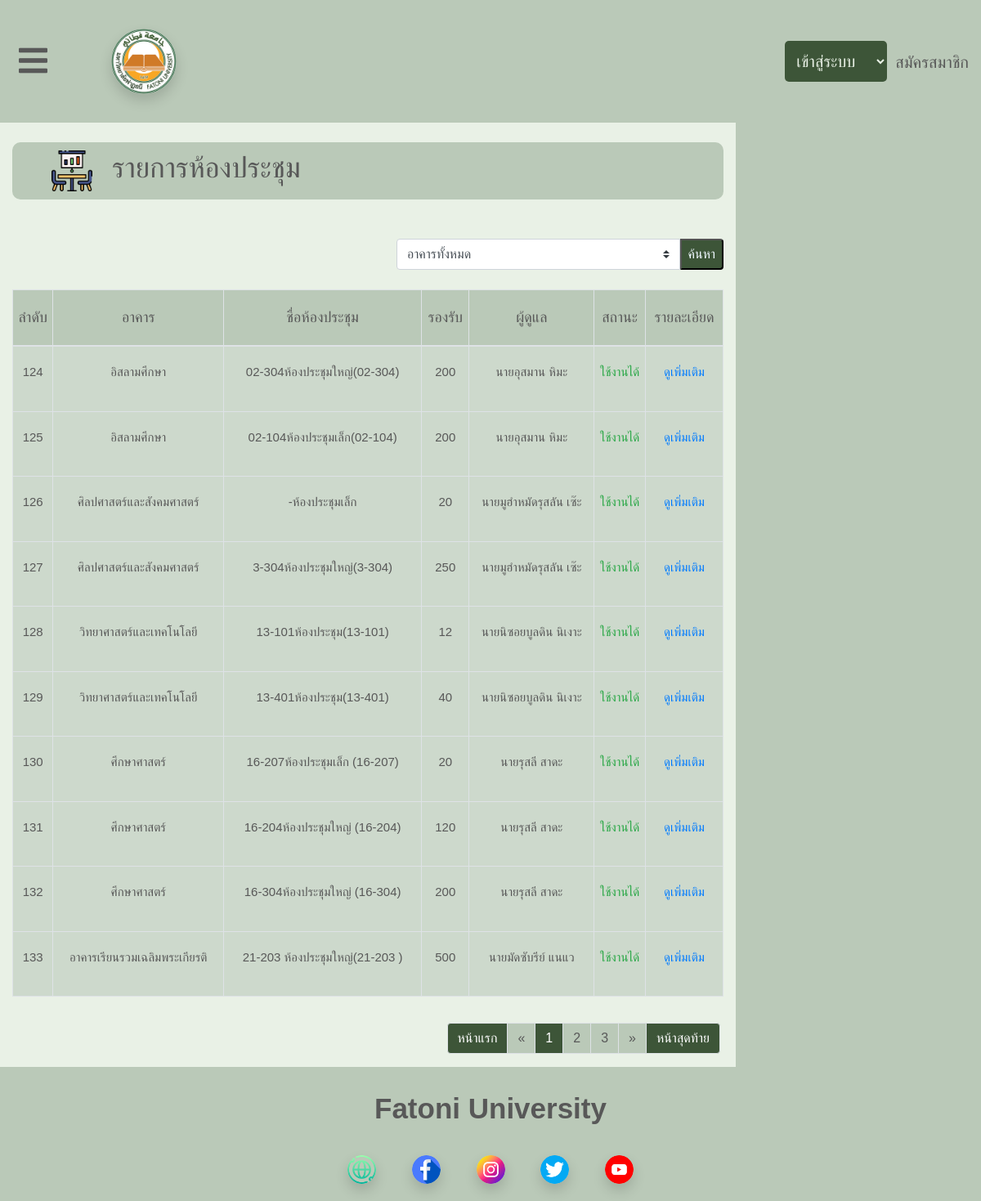
The page /checkroom.php on the database its author committed.
### tables this page shows
CREATE TABLE `room` (
  `room_Id` int(15) NOT NULL,
  `bd_Id` int(15) NOT NULL,
  `staff_Id` int(15) NOT NULL,
  `r_name` varchar(255) DEFAULT NULL,
  `r_capacity` int(100) DEFAULT NULL,
  `r_img` varchar(255) DEFAULT NULL,
  `r_status` varchar(50) DEFAULT NULL,
  `r_code` varchar(100) DEFAULT NULL,
  `r_floor` int(15) DEFAULT NULL,
  `r_equipment` varchar(255) DEFAULT NULL,
  `r_note` varchar(1000) DEFAULT NULL
);

CREATE TABLE `building` (
  `bd_Id` int(15) NOT NULL,
  `bd_name` varchar(255) DEFAULT NULL
);

CREATE TABLE `staff` (
  `staff_Id` int(15) NOT NULL,
  `bd_Id` int(15) NOT NULL,
  `st_email` varchar(255) NOT NULL,
  `st_pass` varchar(255) NOT NULL,
  `st_name` varchar(255) DEFAULT NULL,
  `st_sex` varchar(20) DEFAULT NULL,
  `st_phone` varchar(15) DEFAULT NULL,
  `st_profile` varchar(255) DEFAULT NULL
);

### checkroom.php (the view, shortened to what this page needs)
<?php
   require('dbconnect.php');
   if(isset($_GET['page'])){
      $page = $_GET['page'];
   }else{
      $page = 1;
   }
   $record_show = 10;
   $offset = ($page - 1) * $record_show;
   $sql_total = "SELECT * FROM room";
   $query_total = mysqli_query($connect, $sql_total);
   $row_total = mysqli_num_rows($query_total);
   $page_total = ceil($row_total/$record_show);
   $sql = "SELECT * FROM room LEFT JOIN staff ON room.staff_Id = staff.staff_Id LEFT JOIN building ON room.bd_Id = building.bd_Id ORDER BY room.room_Id ASC";
   $sql .= " LIMIT $offset,$record_show";
   $result = mysqli_query($connect, $sql);
?>
<!DOCTYPE html>
<html lang="en">
<head>
   <?php include('./master/head.php'); ?>
</head>
<body>
<header>
   <?php include('./master/header.php') ?>
</header>
<div class="content">
   <div class="container-fluid">
      <div class="main row">
         <div class="main-content col-xl-9">
            <div class="content-container mt-4">
               <div class="content-title d-flex">
                  <div class="content-title-img ml-5">
                     <img src="img/menu-logo/meeting-room.png" alt="">
                  </div>
                  <div class="content-title-h ml-4">
                     <h3>รายการห้องประชุม</h3>
                  </div>
               </div>
               <div class="content-search d-flex mt-5 mb-4">
                  <form action="checkroomsearch.php" method="post" class="input-group">
                     <select class="custom-select" name="building" id="">
                        <option value="allbuilding">อาคารทั้งหมด</option>
                     </select>
                     <button class="content-search-button px-2 rounded-right" type="submit" name="sbuilding">ค้นหา</button>
                  </form>
               </div>
               <div class="content-table bg-dark">
                  <table class="text-center table table-bordered">
                     <thead>
                        <tr>
                           <th>ลำดับ</th>
                           <th>อาคาร</th>
                           <th>ชื่อห้องประชุม</th>
                           <th>รองรับ</th>
                           <th>ผู้ดูแล</th>
                           <th>สถานะ</th>
                           <th>รายละเอียด</th>
                        </tr>
                     </thead>
                     <tbody>
                        <?php while($row=mysqli_fetch_array($result)){ ?>
                        <tr>
                           <td><?php echo $row['room_Id']; ?></td>
                           <td><?php echo $row['bd_name']; ?></td>
                           <td><?php echo $row['r_code'] . $row['r_name']; ?></td>
                           <td><?php echo $row['r_capacity'] ?></td>
                           <td><?php echo $row['st_name']; ?></td>
                           <td>
                              <?php
                              if($row['r_status']=="available"){
                                 echo "<p class='text-success'>ใช้งานได้</p>";
                              }else if($row['r_status']=="notavailable"){
                                 echo "<p class='text-danger'>ปิดปรับปรุง</p>";
                              }
                              ?>
                           </td>
                           <td><a href="roommoredetail.php?id=<?php echo $row['room_Id']; ?>">ดูเพิ่มเติม</a></td>
                        </tr>
                        <?php } ?>
                     </tbody>
                  </table>
               </div>
               <div class="content-footer row d-flex justify-content-end mr-1">
                  <div class="content-footer-right ">
                     <?php include("./master/pagination.php"); ?>
                  </div>
               </div>
            </div>
         </div>
      </div>
   </div>
</div>
<footer>
   <?php include('./master/footer.php'); ?>
</footer>
</body>
</html>

### master/head.php (shortened to what this page needs)
<link rel="stylesheet" href="bootstrap/css/bootstrap.min.css">
<link rel="stylesheet" href="font/tahomo.ttf">
<link rel="stylesheet" href="https://pro.fontawesome.com/releases/v5.10.0/css/all.css"/>
<link rel="stylesheet" href="font/SukhumvitSet-Medium.ttf">

### master/header.php (shortened to what this page needs)
<div class="container-fluid">
   <div class="header-container row d-flex align-items-center">
      <div class="header-logo col-xl-8 col-md-7 col-sm-7 col-5 m-0 row d-flex align-items-center">
         <div class="hamberger-menu col-md-2 col-sm-2 col-2">
            <i class="fas fa-bars"></i>
         </div>
         <div class="header-logo-left col-xl-2 col-md-2 col-sm-3 col-3 pl-5">
            <a href="index.php"><img src="img/Ftu_logo.png" class="shadow"></a>
         </div>
      </div>
      <?php if(isset($_SESSION['name'])){?>
      <div class="header-sigup col-xl-4 col-md-5 col-sm-5 col-7 m-0 row d-flex">
         <div class="header-signup-name d-xl-flex justify-content-end align-items-center col-xl-5">
            <a href="user/profile.php"><?php echo $_SESSION['name']; ?></a>
         </div>
         <div class="header-signup-user col-xl-3 col-md-5 col-sm-4 col-6 d-flex justify-content-center align-items-center">
            <?php if(isset($_SESSION['us_prof'])){ ?>
               <div class="logo-user-loaded">
                  <a href="user/profile.php"><img src="img/profiles/<?php echo $_SESSION['us_prof']; ?>" class="shadow"></a>
               </div>
            <?php }else{ ?>
               <?php if($_SESSION['male'] == "male"){ ?>
                  <div class="header-signup-profile shadow">
                     <a href="user/profile.php"><img id="headerRightProfile" src="img/menu-logo/boy1.png"></a>
                  </div>
               <?php }else{ ?>
                  <div class="header-signup-profile shadow">
                     <a href="user/profile.php"><img id="headerRightProfile" src="img/menu-logo/gilr1.png"></a>
                  </div>
               <?php } ?>
            <?php } ?>
         </div>
         <div class="header-signup-logout d-sm-flex d-none d-sm-block align-items-center col-xl-4 col-md-7 col-sm-8 col-6">
            <a href="index.php?logout='1'" class="btn btn-danger px-1" onclick="return confirm('ยืนยันออกจากระบบ?')">ออกจากระบบ</a>
         </div>
         <div class="header-signup-logout-2 d-flex d-sm-none align-items-center col-xl-4 col-md-7 col-sm-8 col-6">
            <a href="index.php?logout='1'" onclick="return confirm('ยืนยันออกจากระบบ?')"><i class="fas fa-sign-out-alt"></i></a>
         </div>
      </div>
      <?php }else{ ?>
      <div class="header-signup-item justify-content-end align-items-center d-flex col-xl-4 col-md-5 col-sm-5 col-7 m-0">
         <select class="form-select" aria-label="Default select example" onchange="location = this.value;" id="login">
            <option selected>เข้าสู่ระบบ</option>
         </select>
         <a href="register.php" class="text-right mb-md-2">สมัครสมาชิก</a>
      </div>
      <?php } ?>
   </div>
</div>

### master/pagination.php (shortened to what this page needs)
<nav aria-label="Page navigation">
   <ul class="pagination mt-3">
      <li class="page-item <?=$page == 1 ? 'disabled' : '' ?>" id="page-link-number1">
         <a class="page-link" id="page-link" href="?page=1" tabindex="-1">หน้าแรก</a>
      </li>
      <li class="page-item <?=$page > 1 ? '' : 'disabled' ?>">
      <a class="page-link" id="page-link-number" href="?page=<?=$page-1?>" aria-label="Previous">
         <span aria-hidden="true">&laquo;</span>
      </a>
      </li>
      <?php for($i=1; $i <= $page_total; $i++): ?>
         <?php if($page <= 2): ?>
            <?php if($i <= 5): ?>
               <li class="page-item <?=$page == $i ? 'disabled' : '' ?>"><a class="page-link" <?=$page == $i ? 'style="background-color:#3D5538;color:white"' : '' ?> id="page-link-number" href="?page=<?=$i?>"><?=$i?></a></li>
            <?php endif ?>
         <?php elseif($page > 2): ?>
            <?php if($i <= $page+2 && $i >= $page-2): ?>
               <li class="page-item <?=$page == $i ? 'disabled' : '' ?>"><a class="page-link" <?=$page == $i ? 'style="background-color:#3D5538;color:white"' : '' ?> id="page-link-number" href="?page=<?=$i?>"><?=$i?></a></li>
            <?php endif ?>
         <?php endif ?>
      <?php endfor ?>
      <li class="page-item <?= $page < $page_total ? '' : 'disabled' ?>">
         <a class="page-link" id="page-link-number" href="?page=<?=$page+1?>" aria-label="Next">
            <span aria-hidden="true">&raquo;</span>
         </a>
      </li>
      <li class="page-item <?= $page >= $page_total ? 'disabled' : '' ?>" id="page-link-number2">
         <a class="page-link" id="page-link" href="?page=<?=$page_total?>">หน้าสุดท้าย</a>
      </li>
   </ul>
</nav>

### master/footer.php (shortened to what this page needs)
<div class="footer container-fluid">
   <div class="row">
      <div class="col-xl">
         <div class="footer-top">
         <h3>Fatoni University</h3>
      </div>
      <div class="footer-buttom">
         <ul class="footer-link d-flex">
            <li><a href="http://www.ftu.ac.th/2019/index.php/th/" target="_blank"><img src="img/menu-logo/globe-grid.png" class="shadow"></a></li>
            <li><a href="https://web.facebook.com/FatoniUniversity" target="_blank"><img src="img/menu-logo/facebook.png" class="shadow"></a></li>
            <li><a href="#" target="_blank"><img src="img/menu-logo/instagram.png" class="shadow"></a></li>
            <li><a href="#" target="_blank"><img src="img/menu-logo/twitter.png" class="shadow"></a></li>
            <li><a href="#" target="_blank"><img src="img/menu-logo/youtube.png" class="shadow"></a></li>
         </ul>
      </div>
      </div>
   </div>
</div>

### master/header.php (style rules this page uses)
* { margin:0; padding:0; box-sizing:border-box; }
body { height:100%; font-family: SukhumvitSet, sans-serif; background-color:#BAC9B8; }
.header-container { height:200px; background-color:#BAC9B8; }
.header-logo-left img { width:100px; height:100px; border-radius:50%; }
.header-signup-item select { background-color:#3D5538; color:#E9F1E6; border-radius:5px; font-size:22px; width: 170px; height: 50px; padding-left:20px; margin-right:10px; border:none; }
.header-signup-item a { margin-top:10px; font-size:20px; color:#585858; }
.hamberger-menu { display:none; }
@media screen and (max-width:1200px) { .header-container { height:150px; } }
@media screen and (max-width:1200px) { .header-logo-left img { width:80px; height:80px; margin-left:-55px; } }
@media screen and (max-width:1200px) { .hamberger-menu, .header-logo-right-h2 { display:block; } }
@media screen and (max-width:1200px) { .header-signup-item select { width:125px; font-size:20px; padding:10px; } }
@media screen and (max-width:1200px) { .hamberger-menu i { font-size:40px; margin-left:-7px; color:#585858; cursor:pointer; } }

### master/pagination.php (style rules this page uses)
#page-link-number { background-color:#BAC9B8; color:#585858; }
#page-link { background-color:#3D5538; color:white; }

### master/footer.php (style rules this page uses)
.footer { background-color:#BAC9B8; }
.footer-link li img { width:35px; height:35px; border-radius:50%; }
.footer-link li { list-style: none; }
.footer-top { margin-top:20px; display:flex; height:70px; justify-content:center; align-items:center; }
.footer-top h3 { font-size:35px; color:#585858; font-weight:bold; }
.footer-buttom { display:flex; height:74px; justify-content:center; }
.footer-link { width:350px; height:70px; align-items:center; justify-content:space-between; }

### rows shown on the page
room: room_Id "124", bd_Id.bd_name "อิสลามศึกษา", r_code "02-304", r_name "ห้องประชุมใหญ่(02-304)", r_capacity "200", staff_Id.st_name "นายอุสมาน หิมะ", r_status "ใช้งานได้"
room: room_Id "125", bd_Id.bd_name "อิสลามศึกษา", r_code "02-104", r_name "ห้องประชุมเล็ก(02-104)", r_capacity "200", staff_Id.st_name "นายอุสมาน หิมะ", r_status "ใช้งานได้"
room: room_Id "126", bd_Id.bd_name "ศิลปศาสตร์และสังคมศาสตร์", r_code "-", r_name "ห้องประชุมเล็ก", r_capacity "20", staff_Id.st_name "นายมูฮำหมัดรุสลัน เซ๊ะ", r_status "ใช้งานได้"
room: room_Id "127", bd_Id.bd_name "ศิลปศาสตร์และสังคมศาสตร์", r_code "3-304", r_name "ห้องประชุมใหญ่(3-304)", r_capacity "250", staff_Id.st_name "นายมูฮำหมัดรุสลัน เซ๊ะ", r_status "ใช้งานได้"
room: room_Id "128", bd_Id.bd_name "วิทยาศาสตร์และเทคโนโลยี", r_code "13-101", r_name "ห้องประชุม(13-101)", r_capacity "12", staff_Id.st_name "นายนิซอยบูลดิน นิเงาะ", r_status "ใช้งานได้"
room: room_Id "129", bd_Id.bd_name "วิทยาศาสตร์และเทคโนโลยี", r_code "13-401", r_name "ห้องประชุม(13-401)", r_capacity "40", staff_Id.st_name "นายนิซอยบูลดิน นิเงาะ", r_status "ใช้งานได้"
room: room_Id "130", bd_Id.bd_name "ศึกษาศาสตร์", r_code "16-207", r_name "ห้องประชุมเล็ก (16-207)", r_capacity "20", staff_Id.st_name "นายรุสลี สาดะ", r_status "ใช้งานได้"
room: room_Id "131", bd_Id.bd_name "ศึกษาศาสตร์", r_code "16-204", r_name "ห้องประชุมใหญ่ (16-204)", r_capacity "120", staff_Id.st_name "นายรุสลี สาดะ", r_status "ใช้งานได้"
room: room_Id "132", bd_Id.bd_name "ศึกษาศาสตร์", r_code "16-304", r_name "ห้องประชุมใหญ่ (16-304)", r_capacity "200", staff_Id.st_name "นายรุสลี สาดะ", r_status "ใช้งานได้"
room: room_Id "133", bd_Id.bd_name "อาคารเรียนรวมเฉลิมพระเกียรติ", r_code "21-203", r_name "ห้องประชุมใหญ่(21-203 )", r_capacity "500", staff_Id.st_name "นายมัดซับรีย์ แนแว", r_status "ใช้งานได้"
